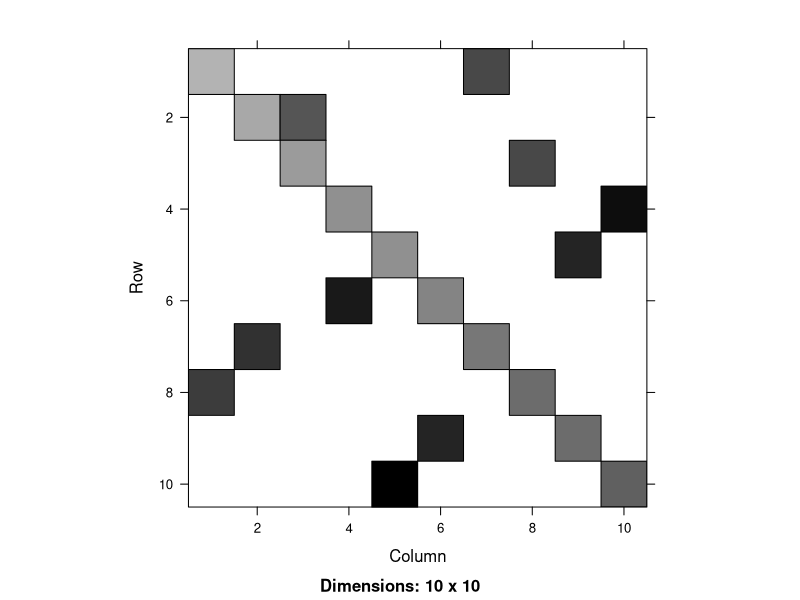

Reproduce this figure in R.
# Matrix Package: Triangles
library(Matrix)

matrixRows <- 10 # just a tiny example
matrixCols <- 10
valueInRow <- c(1:matrixRows, sample(1:matrixRows,10))
valueInCol <- c(1:matrixCols, sample(1:matrixCols,10))
newSparseMatrix <- sparseMatrix(i = valueInRow,
                                j = valueInCol,
                                dims = c(matrixRows, matrixCols),
                                x = c(1:(matrixRows*2))
)

# let's examine the layout just created
valueInRow
valueInCol
1:(matrixRows*2)
newSparseMatrix
# graphic representation of a sparse matrix
image(newSparseMatrix)

# extracting upper and lower triangles
tril(newSparseMatrix) # return the lower triangle
triu(newSparseMatrix) # return the upper triangle

# Matrix adds column means and sums
colMeans(newSparseMatrix)
rowSums(newSparseMatrix)

# Matrix contains advanced matrix tools
# facmul - multiplications by decomposition factors
# expand - expand a decomposition into factors
# Hilbert - create a Hilbert Matrix
Hilbert(3)
# nnzero - the number of nonzero values in a matrix
